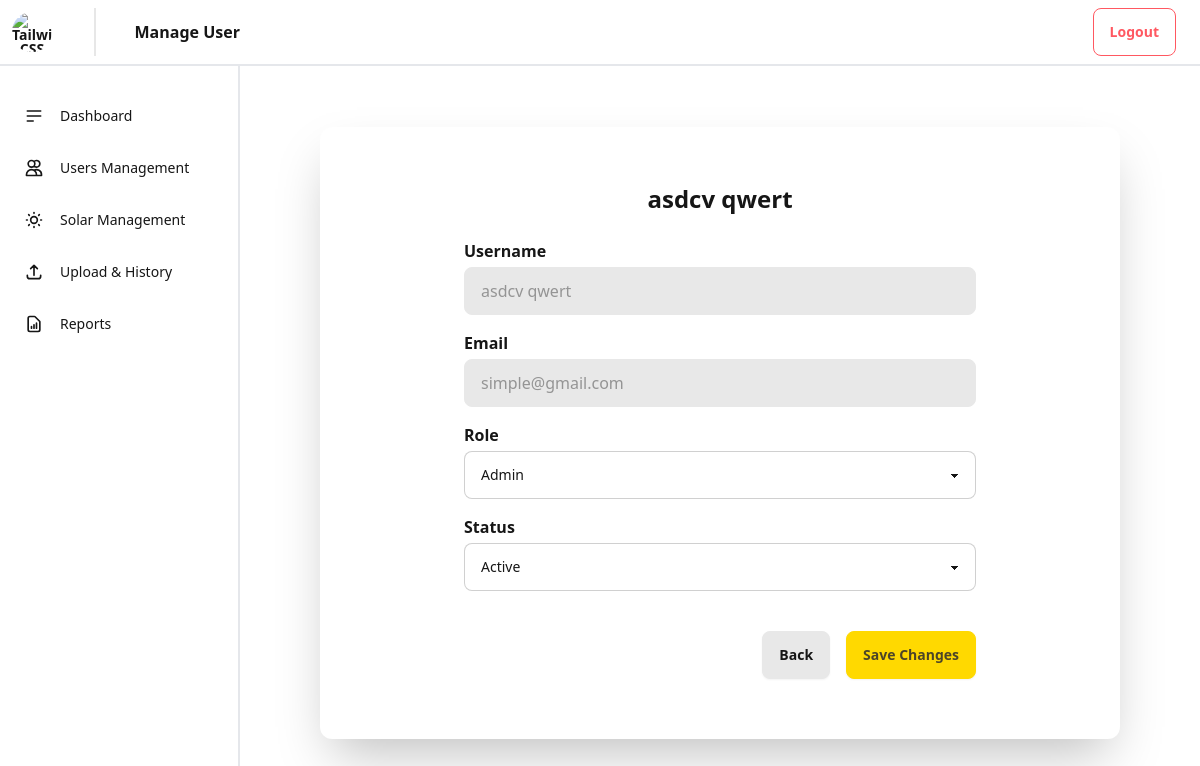
The app's page /solar-system/users_management/1 with its own data.
### authentication/models.py (models this page shows, shortened)
class CustomUser(models.Model):
    user = models.OneToOneField(User, on_delete=models.CASCADE)
    role = models.CharField(
    max_length=20,
    choices=[(tag.value[0], tag.value[1]) for tag in RoleEnum],
    default=RoleEnum.USER.value[0],
    )
    status = models.CharField(
    max_length=20,
    choices=[(tag.value[0], tag.value[1]) for tag in StatusEnum],
    default=StatusEnum.ACTIVE.value[0],
    )
    display_name = models.CharField(max_length=150, blank=True, null=True)
    profile_image = models.ImageField(upload_to='profile_images/', blank=True, null=True)

### myadmin/views.py (the view)
# urls.py: path('users_management/<int:user_id>', views.users_management_manage, name='users_management_manage'),
def users_management_manage(request,user_id):
    customuser = CustomUser.objects.get(id=user_id)
    if request.method == 'POST':
        customuser.role = request.POST.get('role')
        customuser.status = request.POST.get('status')
        customuser.save()
        return redirect('users_management')
    return render(request, 'users_management_manage.html', {
        'customuser': customuser,
        'roles': [('admin', 'Admin'), ('data_analyst', 'Data Analyst'),('drone_controller', 'Drone Controller')],
        'statuses': [('active', 'Active'), ('inactive', 'Inactive')],
    })

### myadmin/context_processors.py (called while the page is built, shortened)
def global_user_context(request):
    return {}

### myadmin/templates/users_management_manage.html (shortened to what this page needs)
{% extends 'base.html' %}
{% load static %}
{% block heading %}Manage User{% endblock %}
{% block content %}
<div class="flex flex-col items-center justify-center ">
    <div class="p-8 rounded-lg w-full max-w-xl">
        <h2 class="text-2xl font-bold text-center mb-6">
            {{ customuser.user.first_name }} {{ customuser.user.last_name }}
        </h2>
        <form method="POST" class="flex flex-col gap-4">
            <div>
                <label class="block font-semibold mb-1">Username</label>
                <input type="text" class="input input-bordered w-full"
                    value="{{ customuser.user.first_name }} {{ customuser.user.last_name }}" disabled>
            </div>
            <div>
                <label class="block font-semibold mb-1">Email</label>
                <input type="email" class="input input-bordered w-full" value="{{ customuser.user.email }}" disabled>
            </div>
            <div>
                <label class="block font-semibold mb-1">Role</label>
                <select name="role" class="select select-bordered w-full">
                    {% for value, label in roles %}
                    <option value="{{ value }}" {% if customuser.role == value %}selected{% endif %}>{{ label }}</option>
                    {% endfor %}
                </select>
            </div>
            <div>
                <label class="block font-semibold mb-1">Status</label>
                <select name="status" class="select select-bordered w-full">
                    {% for value, label in statuses %}
                    <option value="{{ value }}" {% if customuser.status == value %}selected{% endif %}>{{ label }}
                    </option>
                    {% endfor %}
                </select>
            </div>
            <div class="flex justify-end mt-6 gap-4">
                <a href="{% url 'users_management' %}" class="btn">Back</a>
                <button type="submit" class="btn btn-primary">Save Changes</button>
            </div>
        </form>
    </div>
</div>
{% endblock %}

### records on screen
CustomUser: user.first_name "asdcv", user.last_name "qwert", user.first_name "asdcv qwert", user.email "simple@gmail.com", status "Active"

### other values on screen
form field role "Admin"
